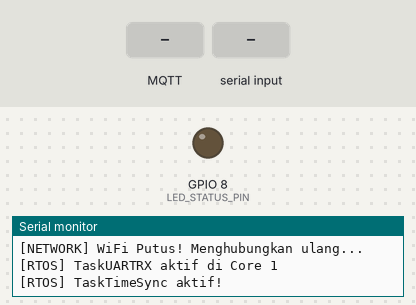
This program was run on a simulated ESP32-C3. Shown: output pins drawn as LEDs (lit = HIGH), the last lines printed to the serial monitor. Dashed ring = blinking. The test bench sets the inputs (shaded band). WiFi joins after 1.5 s; servers stay silent unless stated; the local clock reads 2024-03-15 10:24:30 at power-on unless the program sets it; no MQTT or app messages arrive unless stated.

Above: at 3.11 s.
3.8 s: MQTT message "{" arrives on the first subscribed topic
At 5.0 s:
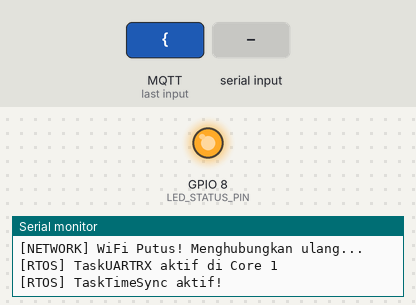
6.8 s: "{\n" received over the second serial link
8.5 s: MQTT message "1" arrives on the first subscribed topic
10.5 s: MQTT message "on" arrives on the first subscribed topic
At 11.8 s:
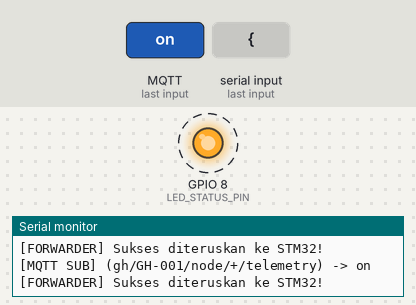
Timing chart, 0 to 14.5 s (numbered marks = the images above; inputs shaded):
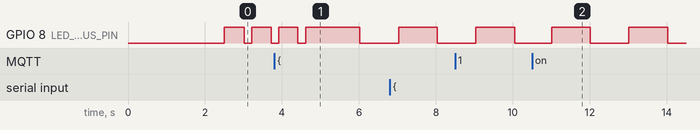

Measured:
- by itself, GPIO 8 (LED_STATUS_PIN): alternates HIGH for 1.0 s and LOW for 1.0 s

The program:

main.cpp
```cpp
#include <Arduino.h>
#include "config.h"
#include "stm32_bridge.h"
#include "net_manager.h"

static TaskHandle_t s_taskNetHandle  = NULL;
static TaskHandle_t s_taskUartHandle = NULL;
static TaskHandle_t s_taskNtpHandle  = NULL;

/* ================= TASK 1: NETWORK & MQTT MANAGER ================= */
static void TaskNetwork(void *pvParameters) {
    (void)pvParameters;
    Serial.printf("[RTOS] TaskNetwork aktif di Core %d\n", xPortGetCoreID());

    for (;;) {
        NetManager_Step();
        vTaskDelay(pdMS_TO_TICKS(50));
    }
}

/* ================= TASK 2: UART RX ROUTER (STM32 -> MQTT) ========= */
static void TaskUARTRX(void *pvParameters) {
    (void)pvParameters;
    Serial.printf("[RTOS] TaskUARTRX aktif di Core %d\n", xPortGetCoreID());

    char rxLine[MQTT_BUFFER_SIZE];

    for (;;) {
        while (STM32Bridge_ReadLine(rxLine, sizeof(rxLine))) {
            Serial.printf("\n[UART RX] Laporan dari STM32: %s\n", rxLine);
            NetManager_RouteUpstreamJSON(rxLine);
        }
        vTaskDelay(pdMS_TO_TICKS(20));
    }
}

/* ================= TASK 3: NTP TIME INJECTOR (ESP32 -> STM32) ===== */
static void TaskTimeSync(void *pvParameters) {
    (void)pvParameters;
    Serial.println("[RTOS] TaskTimeSync aktif!");

    // Beri waktu 10 detik saat booting agar WiFi tersambung lebih dulu
    vTaskDelay(pdMS_TO_TICKS(10000));

    for (;;) {
        NetManager_SyncTimeToSTM32();
        vTaskDelay(pdMS_TO_TICKS(NTP_SYNC_INTERVAL_MS));
    }
}

/* ================= SETUP & LOOP =================================== */
void setup() {
    delay(2000);
    Serial.begin(115200);
    delay(500);

    Serial.println("\n==============================================");
    Serial.println("   SOGA FARM - CONTROL GATEWAY (ESP32-C3)     ");
    Serial.println("==============================================");

    STM32Bridge_Init();
    NetManager_Init();

    // ESP32-C3 adalah Single-Core (Core 0), semua task di-pin ke Core 0
    xTaskCreatePinnedToCore(TaskNetwork,  "Network_Task",  4096, NULL, 2, &s_taskNetHandle,  0);
    xTaskCreatePinnedToCore(TaskUARTRX,   "UART_RX_Task",  4096, NULL, 2, &s_taskUartHandle, 0);
    xTaskCreatePinnedToCore(TaskTimeSync, "TimeSync_Task", 4096, NULL, 1, &s_taskNtpHandle,  0);
}

void loop() {
    vTaskDelete(NULL); // Hapus loop bawaan Arduino agar seluruh CPU dikelola FreeRTOS
}
```

net_manager.h
```cpp
#ifndef NET_MANAGER_H
#define NET_MANAGER_H

#include <Arduino.h>

void NetManager_Init(void);
void NetManager_Step(void);             // Dipanggil berkala di TaskNetwork
bool NetManager_IsConnected(void);

// Merutekan JSON dari STM32 ke topik MQTT (ACK vs Telemetry/Heartbeat)
void NetManager_RouteUpstreamJSON(const char *jsonLine);

// Menyuntikkan waktu NTP terbaru ke RTC STM32
void NetManager_SyncTimeToSTM32(void);

#endif /* NET_MANAGER_H */
```

stm32_bridge.h
```cpp
#ifndef STM32_BRIDGE_H
#define STM32_BRIDGE_H

#include <Arduino.h>

void STM32Bridge_Init(void);

// Mengirim baris JSON ke STM32 dengan aman (dilindungi Mutex)
bool STM32Bridge_SendLine(const char *jsonLine);

// Membaca baris JSON yang masuk dari STM32 (non-blocking)
// Mengembalikan true jika satu baris utuh ('\n') selesai dibaca
bool STM32Bridge_ReadLine(char *outBuffer, size_t maxLen);

#endif /* STM32_BRIDGE_H */
```

net_manager.cpp
```cpp
#include "net_manager.h"
#include "config.h"
#include "stm32_bridge.h"
#include <WiFi.h>
#include <PubSubClient.h>
#include <time.h>
#include <freertos/FreeRTOS.h>
#include <freertos/semphr.h>

static WiFiClient        s_espClient;
static PubSubClient      s_mqtt(s_espClient);
static SemaphoreHandle_t s_mqttMutex = NULL;
static int               s_mqttFailCount = 0;

/* Callback saat ada pesan masuk dari Broker MQTT */
static void onMqttCallback(char *topic, byte *payload, unsigned int length) {
    // Jangan teruskan pesan milik Node 2 (diri sendiri) agar tidak looping
    if (strcmp(topic, TOPIC_PUB_TELEMETRY) == 0) {
        return;
    }

    char msg[MQTT_BUFFER_SIZE];
    size_t copyLen = (length < (sizeof(msg) - 1)) ? length : (sizeof(msg) - 1);
    memcpy(msg, payload, copyLen);
    msg[copyLen] = '\0';

    Serial.printf("\n[MQTT SUB] (%s) -> %s\n", topic, msg);

    if (STM32Bridge_SendLine(msg)) {
        Serial.println("[FORWARDER] Sukses diteruskan ke STM32!");
    } else {
        Serial.println("[FORWARDER] Gagal kirim ke STM32 (UART Sibuk)!");
    }
}

void NetManager_Init(void) {
    s_mqttMutex = xSemaphoreCreateMutex();

    pinMode(LED_STATUS_PIN, OUTPUT);
    digitalWrite(LED_STATUS_PIN, HIGH); // Mati (Active LOW)

    WiFi.mode(WIFI_STA);
    WiFi.setTxPower(WIFI_POWER_8_5dBm); // Penting untuk desain antena ESP32-C3 SuperMini
    WiFi.setAutoReconnect(true);

    configTime(GMT_OFFSET_SEC, DAYLIGHT_OFFSET_SEC, NTP_SERVER_1, NTP_SERVER_2);

    s_mqtt.setServer(MQTT_SERVER, MQTT_PORT);
    s_mqtt.setBufferSize(MQTT_BUFFER_SIZE); // Wajib 512 agar paket heartbeat tidak terpotong
    s_mqtt.setKeepAlive(MQTT_KEEPALIVE_SEC);
    s_mqtt.setCallback(onMqttCallback);
}

bool NetManager_IsConnected(void) {
    return (WiFi.status() == WL_CONNECTED) && s_mqtt.connected();
}

void NetManager_Step(void) {
    /* 1. CEK KONEKSI WIFI */
    if (WiFi.status() != WL_CONNECTED) {
        Serial.println("\n[NETWORK] WiFi Putus! Menghubungkan ulang...");
        WiFi.disconnect(true);
        vTaskDelay(pdMS_TO_TICKS(500));

        #if USE_BSSID_LOCK
        WiFi.begin(WIFI_SSID, WIFI_PASS, 0, ROUTER_BSSID);
        #else
        WiFi.begin(WIFI_SSID, WIFI_PASS);
        #endif

        int retry = 0;
        while (WiFi.status() != WL_CONNECTED && retry < 15) {
            digitalWrite(LED_STATUS_PIN, LOW);
            vTaskDelay(pdMS_TO_TICKS(200));
            digitalWrite(LED_STATUS_PIN, HIGH);
            vTaskDelay(pdMS_TO_TICKS(500));
            retry++;
        }

        if (WiFi.status() == WL_CONNECTED) {
            Serial.print("\n[NETWORK] WiFi Terhubung! IP: ");
            Serial.println(WiFi.localIP());
            s_mqttFailCount = 0;
        }
        return;
    }

    /* 2. CEK KONEKSI BROKER MQTT */
    if (xSemaphoreTake(s_mqttMutex, pdMS_TO_TICKS(100)) == pdTRUE) {
        if (!s_mqtt.connected()) {
            Serial.println("[MQTT] Menghubungkan ke Broker...");
            if (s_mqtt.connect(NODE_ID)) {
                Serial.println("[MQTT] Terhubung! Subscribe topik...");
                s_mqtt.subscribe(TOPIC_SUB_SENSOR_ALL);
                s_mqtt.subscribe(TOPIC_SUB_COMMAND);
                s_mqttFailCount = 0;
            } else {
                s_mqttFailCount++;
                Serial.printf("[MQTT] Gagal konek (rc=%d), percobaan ke-%d\n",
                              s_mqtt.state(), s_mqttFailCount);
                if (s_mqttFailCount >= 3) {
                    WiFi.disconnect();
                    s_mqttFailCount = 0;
                }
            }
        } else {
            s_mqtt.loop();
            // Kedip lambat 1 Hz tanda sistem online & sehat
            digitalWrite(LED_STATUS_PIN, ((millis() / 1000) % 2 == 0) ? LOW : HIGH);
        }
        xSemaphoreGive(s_mqttMutex);
    }
}

void NetManager_RouteUpstreamJSON(const char *jsonLine) {
    if (!NetManager_IsConnected()) {
        Serial.println("[MQTT PUB] Gagal lapor, Broker sedang putus!");
        return;
    }

    const char *targetTopic = NULL;

    // 1. Jalur ACK perintah manual
    if (strstr(jsonLine, "\"type\":\"ack\"") != NULL ||
        strstr(jsonLine, "\"siram_selesai\"") != NULL) {
        targetTopic = TOPIC_PUB_ACK;
    }
    // 2. Jalur Control State & Heartbeat Telemetry
    else if (strstr(jsonLine, "\"type\":\"control_state\"") != NULL ||
             strstr(jsonLine, "\"type\":\"heartbeat\"") != NULL ||
             strstr(jsonLine, "\"uptime\"") != NULL) {
        targetTopic = TOPIC_PUB_TELEMETRY;
    }

    if (targetTopic == NULL) {
        Serial.printf("[WARNING] JSON tidak dikenali, di-drop: %s\n", jsonLine);
        return;
    }

    if (xSemaphoreTake(s_mqttMutex, pdMS_TO_TICKS(100)) == pdTRUE) {
        bool ok = s_mqtt.publish(targetTopic, jsonLine);
        xSemaphoreGive(s_mqttMutex);

        if (ok) {
            Serial.printf("[MQTT PUB] Terkirim ke (%s)\n", targetTopic);
        } else {
            Serial.println("[MQTT PUB] ERROR: Gagal publish (cek ukuran buffer)!");
        }
    }
}

void NetManager_SyncTimeToSTM32(void) {
    if (WiFi.status() != WL_CONNECTED) {
        Serial.println("[NTP SYNC] Skip: WiFi belum terhubung.");
        return;
    }

    struct tm timeinfo;
    if (getLocalTime(&timeinfo, 2000)) {
        char payloadTime[80];
        snprintf(payloadTime, sizeof(payloadTime),
                 "{\"cmd\":\"sync_rtc\",\"h\":%d,\"m\":%d,\"s\":%d}",
                 timeinfo.tm_hour, timeinfo.tm_min, timeinfo.tm_sec);

        STM32Bridge_SendLine(payloadTime);

        Serial.println("\n==================================================");
        Serial.printf("[NTP SYNC] Waktu WIB -> %02d:%02d:%02d\n",
                      timeinfo.tm_hour, timeinfo.tm_min, timeinfo.tm_sec);
        Serial.printf("[NTP SYNC] Disuntikkan ke STM32: %s\n", payloadTime);
        Serial.println("==================================================");
    } else {
        Serial.println("[NTP SYNC] Warning: Gagal mengambil waktu dari server NTP.");
    }
}
```

stm32_bridge.cpp
```cpp
#include "stm32_bridge.h"
#include "config.h"
#include <freertos/FreeRTOS.h>
#include <freertos/semphr.h>

static HardwareSerial SerialSTM32(1);
static SemaphoreHandle_t s_uartTxMutex = NULL;

static char   s_rxBuf[MQTT_BUFFER_SIZE];
static size_t s_rxIdx = 0;

void STM32Bridge_Init(void) {
    s_uartTxMutex = xSemaphoreCreateMutex();
    SerialSTM32.setRxBufferSize(MQTT_BUFFER_SIZE);
    SerialSTM32.begin(STM32_UART_BAUD, SERIAL_8N1, STM32_UART_RX_PIN, STM32_UART_TX_PIN);
}

bool STM32Bridge_SendLine(const char *jsonLine) {
    if (s_uartTxMutex == NULL || jsonLine == NULL) return false;

    // Tunggu maksimal 100ms jika task lain sedang mengirim data ke STM32
    if (xSemaphoreTake(s_uartTxMutex, pdMS_TO_TICKS(100)) == pdTRUE) {
        SerialSTM32.println(jsonLine);
        xSemaphoreGive(s_uartTxMutex);
        return true;
    }
    return false;
}

bool STM32Bridge_ReadLine(char *outBuffer, size_t maxLen) {
    while (SerialSTM32.available()) {
        char c = (char)SerialSTM32.read();

        if (c == '\r') continue; // Abaikan carriage return

        if (c == '\n') {
            s_rxBuf[s_rxIdx] = '\0';
            s_rxIdx = 0;

            // Hanya proses jika diawali kurung kurawal JSON '{'
            if (s_rxBuf[0] == '{') {
                strncpy(outBuffer, s_rxBuf, maxLen - 1);
                outBuffer[maxLen - 1] = '\0';
                return true;
            }
        } else {
            if (s_rxIdx < ( sizeof(s_rxBuf) - 1 )) {
                s_rxBuf[s_rxIdx++] = c;
            } else {
                // Buffer overflow guard: reset jika ada data korup tanpa '\n'
                s_rxIdx = 0;
            }
        }
    }
    return false;
}
```

config.h
```cpp
#ifndef CONFIG_H
#define CONFIG_H

#include <Arduino.h>

/* ================= 1. IDENTITAS NODE & WIFI ================= */
#define NODE_ID                 "Soga_Tank_Node"
#define WIFI_SSID               "tempe kanget"
#define WIFI_PASS               "12345678"

// Set ke true jika ingin mengunci koneksi hanya ke BSSID router tertentu
#define USE_BSSID_LOCK          false
static const uint8_t ROUTER_BSSID[6] = {0x5C, 0x02, 0x14, 0xED, 0xAA, 0x98};

/* ================= 2. KONFIGURASI BROKER & TOPIK MQTT ======= */
#define MQTT_SERVER             "10.161.28.83"
#define MQTT_PORT               1883
#define MQTT_BUFFER_SIZE        512
#define MQTT_KEEPALIVE_SEC      30

// Topik Inbound (ESP32-C3 Subscribe -> Teruskan ke STM32F401)
// Catatan: Menggunakan wildcard '+' agar otomatis menerima data dari Node 1 (DHT/VMC)
// maupun node sensor tambahan, ditambah topik spesifik perintah pompa/valve.
#define TOPIC_SUB_SENSOR_ALL    "gh/GH-001/node/+/telemetry"
#define TOPIC_SUB_COMMAND       "gh/GH-001/command/water/2"

// Topik Outbound (STM32F401 -> ESP32-C3 Publish ke Broker)
#define TOPIC_PUB_ACK           "gh/GH-001/command/water/2/ack"
#define TOPIC_PUB_TELEMETRY     "gh/GH-001/node/2/telemetry"

/* ================= 3. KONFIGURASI PIN HARDWARE ============== */
#define LED_STATUS_PIN          8   // LED bawaan ESP32-C3 SuperMini (Active LOW)
#define STM32_UART_RX_PIN       9   // Terhubung ke PA2 (USART2_TX STM32F401)
#define STM32_UART_TX_PIN       10  // Terhubung ke PA3 (USART2_RX STM32F401)
#define STM32_UART_BAUD         115200

/* ================= 4. KONFIGURASI NTP (WIB / UTC+7) ========= */
#define NTP_SERVER_1            "pool.ntp.org"
#define NTP_SERVER_2            "id.pool.ntp.org"
#define GMT_OFFSET_SEC          (7L * 3600L)
#define DAYLIGHT_OFFSET_SEC     0
#define NTP_SYNC_INTERVAL_MS    60000UL // Suntik RTC ke STM32 tiap 60 detik

#endif /* CONFIG_H */
```
